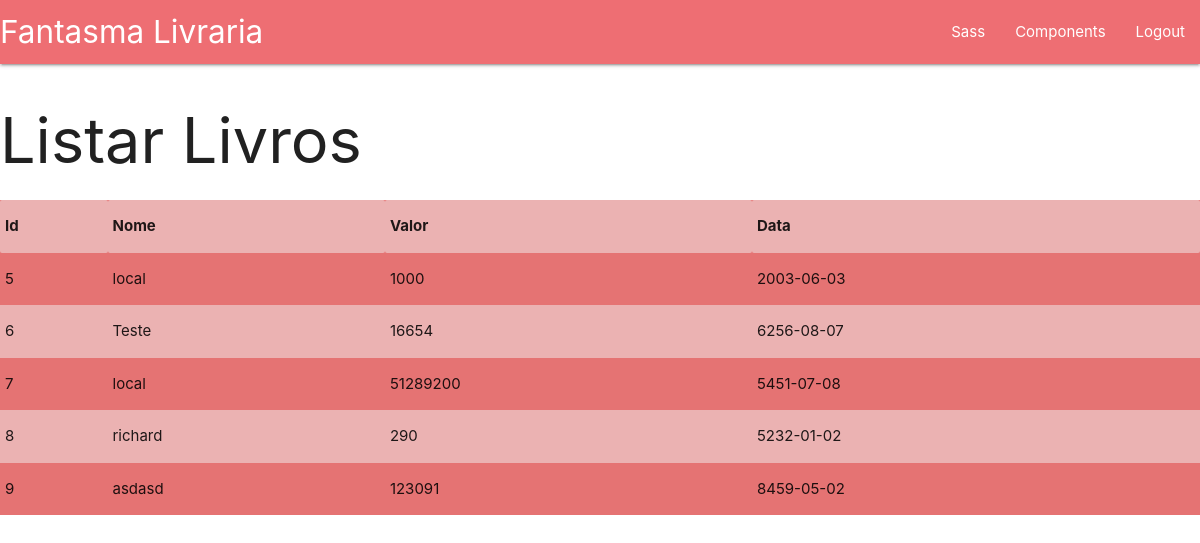
Page /outros/lstlivros.php on the committed database.
### tables this page shows
CREATE TABLE `livro` (
  `id` int(11) NOT NULL,
  `nome` varchar(50) NOT NULL,
  `valor` float NOT NULL,
  `data` date NOT NULL
);

### outros/lstlivros.php (the view, shortened to what this page needs)
<?php
    $sql = "select * from livro;";
    $con = Conexao::conectar();
    $lstlivros = $con->query($sql);
?>
<!DOCTYPE html>
<html lang="pt-br">
<head>
    <link rel="stylesheet" href="https://cdnjs.cloudflare.com/ajax/libs/materialize/1.0.0/css/materialize.min.css">
</head>
<nav>
    <div class="nav-wrapper">
      <a href="#" class="brand-logo">Fantasma Livraria</a>
      <ul id="nav-mobile" class="right hide-on-med-and-down">
        <li><a href="sass.html">Sass</a></li>
        <li><a href="badges.html">Components</a></li>
        <li><a href="collapsible.html">Logout</a></li>
      </ul>
    </div>
  </nav>
<body>
    <h1>Listar Livros</h1>
    <table class="striped red lighten-2" >
        <tr>
            <th>Id</th>
            <th>Nome</th>
            <th>Valor</th>
            <th>Data</th>
        </tr>
        <?php
            foreach ($lstlivros as $livro){
        ?>
            <tr>
                <td><?php echo $livro['id']; ?></td>
                <td><?php echo $livro['nome']; ?></td>
                <td><?php echo $livro['valor']; ?></td>
                <td><?php echo $livro['data']; ?></td>
            </tr>
        <?php
            }
        ?>
    </table>
</body>
</html>

### rows in the picture
livro: id "5", nome "local", valor "1000", data "2003-06-03"
livro: id "6", nome "Teste", valor "16654", data "6256-08-07"
livro: id "7", nome "local", valor "51289200", data "5451-07-08"
livro: id "8", nome "richard", valor "290", data "5232-01-02"
livro: id "9", nome "asdasd", valor "123091", data "8459-05-02"
